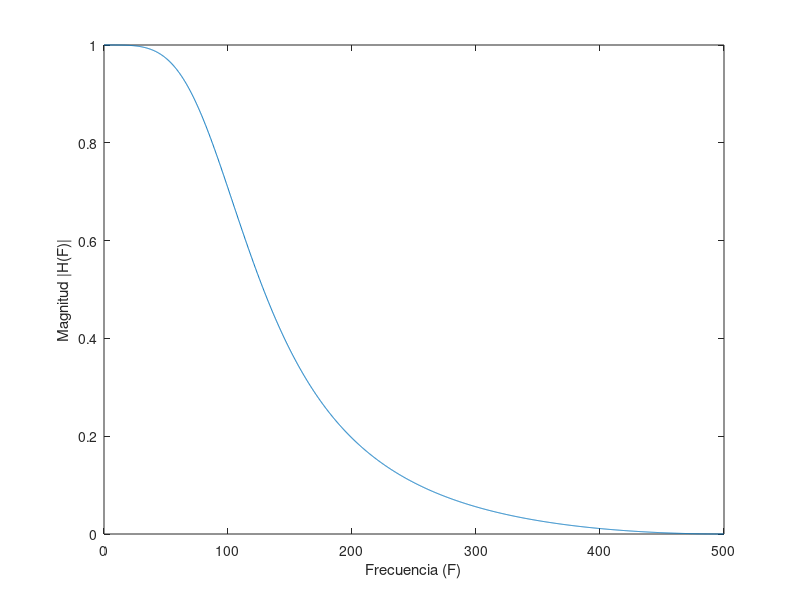
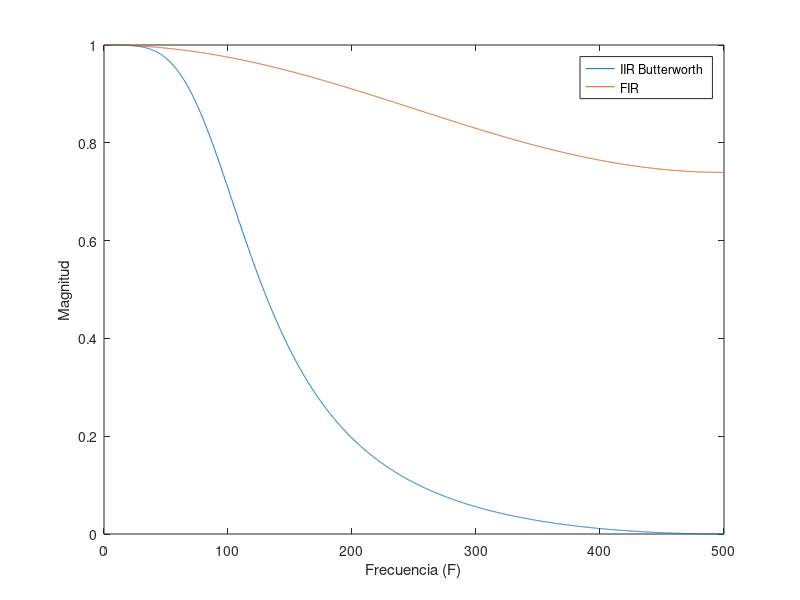
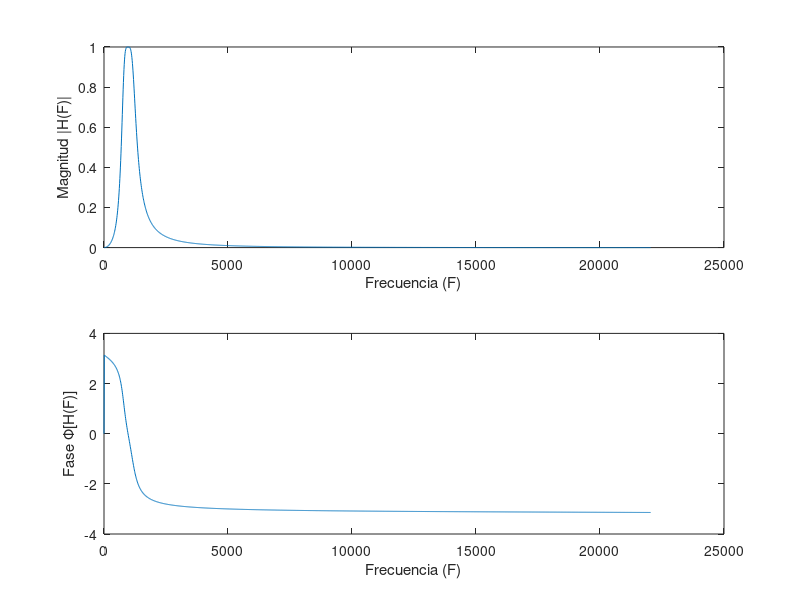

Reproduce these figures in MATLAB, in order. (Note: this script raises an error after producing the figures.)
%% FILTROS IIR #2 Diseño de filtros IIR en Matlab
% En el tutorial pasado, se aplico la metodología de diseño de filtros IIR 
% mediante el uso de la transformada Bilineal de manera explicita.
% Recordando que a partir de una función de transferencia H(s) diseñada en
% tiempo continuo, es posible aplicar un mapeo que permita relacionar los 
% dominios "s" y "z" a travez de la aproximación:
%
%                    2  1 - z^-1
%               s = --- ---------
%                    T  1 + z^-1
%
% En este tutorial vamos a ver una forma implicita para el diseño de
% filtros IIR en Matlab. Esta tecnica solo será aplicable en filtros 
% específicos como Butterworth y Chebyshev, sin embargo, como veremos al 
% final existe otra función de que permitira aplicar la transformada
% bilineal en cualquier función de transferencia H(s).

% Los filtros Butterworth se caracterizan por minimizar los risos en la
% banda de paso de un filtro digital. Esto es permiten una máxima
% planicidad en esta zona (donde no ocurre atenuación). En matlab, se
% encuntra la función "butter" para hacer el cálculo de los coeficientes
% asociados al filtro. Para más detalles sobre como diseñar un filtro
% Butterworth vease la nota asociada a los filtros IIR.
%
% El prototipado de la función butter es la siguiente:
% [b,a] = butter(M,Wn,ftype,'s')
% 
% • "M" especifica el orden del filtro
% • "Wn" la frecuencia de corte (digital). Si queremos diseñar un filtro
%   digital Butterworth, Wn debe estar normalizada entre 0 y 1 por medio
%   de la frecuencia de Nyquist (Fs/2).
% • "ftype" especifica el típo de filtro {'low', 'high', 'bandpass', 'stop'}
% • 's', si se anexa la bandera 's' (entre comillas simples), el diseño del
%   filtro será en tiempo continuo y no discreto.
% 
% La función retorna los valores de coeficientes asociados a la entrada en 
% el vector "b", y los coeficientes asociados a la salida en el vector "a".
% b -> [b0 b1 b2 ... bM]
% a -> [a0 a1 a2 ... aM]
% Donde típicamente a0 esta normalizado a "1",
%
% Finalmente, la ecuación en diferencias asociada al diseño de este filtro
% estará dado por:
% y(n) = b0 x(n) + b1 x(n-1) + .... + bn x(n-M) - a1 y(n-1) + ... + aM y(n-M)
%
% Siendo esta la ecuación a implementar (siempre y cuando no se haya 
% especificado la bandera 's').
close all;

%% Ejemplo: 
% Diseñar un filtro butterworth digital de orden 2 para una frecuencia de 
% corte de 100Hz a una frecuencia de muestreo de 1000Hz.
Fs=1000;
Fc=100;
Fn=Fs/2; % Frecuencia de Nyquist
M=2;
[b,a]=butter(M,Fc/Fn,'low');

% Evaluamos su respuesta en frecuencia de 2000 muestras
[Hw,F]=freqz(b,a,2000,Fs);

% Graficamos su diagrama de magnitud
figure;
plot(F,abs(Hw));
xlabel('Frecuencia (F)');
ylabel('Magnitud |H(F)|');

% Vamos a compararlo con un filtro FIR bajo las mismas condiciones
bfir=fir1(M,Fc/Fn,'low');
[Hwfir,~]=freqz(bfir,1,2000,Fs);
figure;
plot(F,abs(Hw));
hold on
plot(F,abs(Hwfir));
hold off
legend('IIR Butterworth','FIR');
xlabel('Frecuencia (F)');
ylabel('Magnitud');

% Como se puede observar en la figura 2, la banda de transición entre la
% zona de paso y la de rechazo tiene una transición más abrupta en el
% filtro butterworth a comparación del filtro FIR, aun cuando el orden del 
% filtro es muy pequeño. Esto tiene ventajas respecto a la eficiencia
% computacional.

% NOTA. Los filtros pasa-banda y rechaza-banda generán el doble de
% coeficientes requeridos, esto por las propiedades teoricas de diseño de
% estos filtros. Por ejemplo si se especifica que M=2, la cantidad de
% coeficientes obtenidos tanto para "a" como para "b" serán 2*M + 1 = 5
% coeficientes.
% Ejemplo
F1=750;
F2=1250;
Fs=44100;
Fn=Fs/2;
M=2;
[b,a]=butter(M,[F1/Fn,F2/Fn],'bandpass');
fprintf("Numero de coeficientes: %d\n", length(a));

% Respuesta en frecuencia (2000 muestras)
[Hw,F]=freqz(b,a,2000,Fs);
figure;
subplot(2,1,1);
plot(F,abs(Hw));
xlabel('Frecuencia (F)');
ylabel('Magnitud |H(F)|');
subplot(2,1,2);
plot(F,(angle(Hw)));
xlabel('Frecuencia (F)');
ylabel('Fase \Phi[H(F)]');

% Ejecutar estas lineas paso por paso
% Vamos a cargar un audio para ver los efectos de este filtro
[x,xFs]=audioread('guitar_1.wav'); 	% Asegurarse que el archivo "guitar_1.wav" se
									% encuentre en la misma carpeta que este script
input('Archivo guitar_1 cargado, presiona ENTER para continuar...');

% Vamos a ver si la frecuencia de muestreo usada para discretizar este
% audio corresponde con nuestra frecuencia de muestreo usada
fprintf('Audio.Fs=%d\n',xFs);

% Escucharemos primero la señal de audio y posteriormente la vamos a
% procesar
input('Presiona ENTER para escuchar la señal original...');
sound(x,xFs);


% Procesamos la señal por medio de nuestro filtro Butterworth pasa-bandas 
% diseñado a las frecuencias de corte de 750 a 1250. Esto permitira atenuar
% todas aquellas frecuencias que se encuentren fuera de este rango de
% frecuencias.
y = filter(b,a,x); % Filtrado en terminos de los coeficientes
input('Presione ENTER para escuchar la señal filtrada...');

% Escucharemos la señal de audio procesada
sound(y,xFs);
% Los cambios son más perceptibles con este filtro IIR respecto a los
% filtros FIR, para orden o numero de coeficientes más pequeños


% Es de resaltar nuevamente que con pocos coeficientes se logra una
% respuesta en frecuencia muy cercana a la ideal. Sin embargo es de
% restaltar que esto es unicamente en cuando a magnitud. En la fase, notese
% que la respuesta en fase presenta un comportamiento no lineal. Esto
% quiere decir que para dos frecuencias distintas no se van a ver
% afectados por el mismo cambio de fase en la salida del filtro. Por
% ejemplo si la entrada previo a ser discretizada es:
%       x(t) = sin(2π430t) + sin(2π2500t)
% La salida del filtro sería aproximadamente
% y(t) = 0.08*sin(2π430t + 2.72rad) + 0.054*sin(2π2500t - 2.8rad)
% (Puede buscar en los diagramas de fase y magnitud los valores mas cercanos
% a las frecuencias F=430 y F=2500 y sus valores de fase y magnitud asociados)
%
% Notese que el cambio de fase no es lineal, esto ocaciona que la señal de
% salida presente distorsiones respecto a su forma intrinseca.
%
% Esto tiende a afectar a señales que tengan una forma bien definida, como
% las señales ECG. 
%
% A fin de corregir estos cambios no lineales en la fase, se utilizan otro
% típo de filtros conocimos como pasa-todo, los cuales como su nombre
% indica, no afectan la magnitud de ninguna frecuencia, ya que dejan pasar
% toda la seña. Por el contrario, afecta unicamente a la fase de la señal
% de entrada.
%
% Si se conecta en cascada el filtro IIR seguido de un filtro pasa-todo
% diseñado especificamente para corregir la fase no lineal del filtro IIR
% se elimina el efecto de no linealidad de la fase.
%

% Mostramos los coeficientes que deben de ser puestos en el Microcontrol.
fprintf('const uint32_t IIR_FILTER_TAPS = %d\n',length(a));
fprintf('const float iir_a_coefs[IIR_FILTER_TAPS] = {');
for i = 1:length(a)
    fprintf('%.20f\t',a(i));
end
fprintf('\b}\n');
fprintf('const float iir_b_coefs[IIR_FILTER_TAPS] = {');
for i = 1:length(b)
    fprintf('%.20f\t',b(i));
end
fprintf('\b}\n');


%% NOTA FINAL:
% Recurde especificar de manera correcta a Fs en dependencia del problema
% que se este abordando. Por ejemplo para procesamiento de audio la
% frecuencia de muestreo más comun es Fs=44100, o Fs=48000, la elección de
% la frecuencia de muestreo depende del hardware usado. En los laboratorios
% se ha usado Fs=44100 debido a la especificación del hardware.
%
% Así mismo, la frecuencia de corte siempre debe ser menor que la
% frecuencia de Nyquist, esto es Fn = Fs/2 y Fc < Fn, de otro modo se
% tendran problemas de alias en su filtro y la frecuencia de corte en 
% realidad no sería Fc, sino su frecuencia alias.